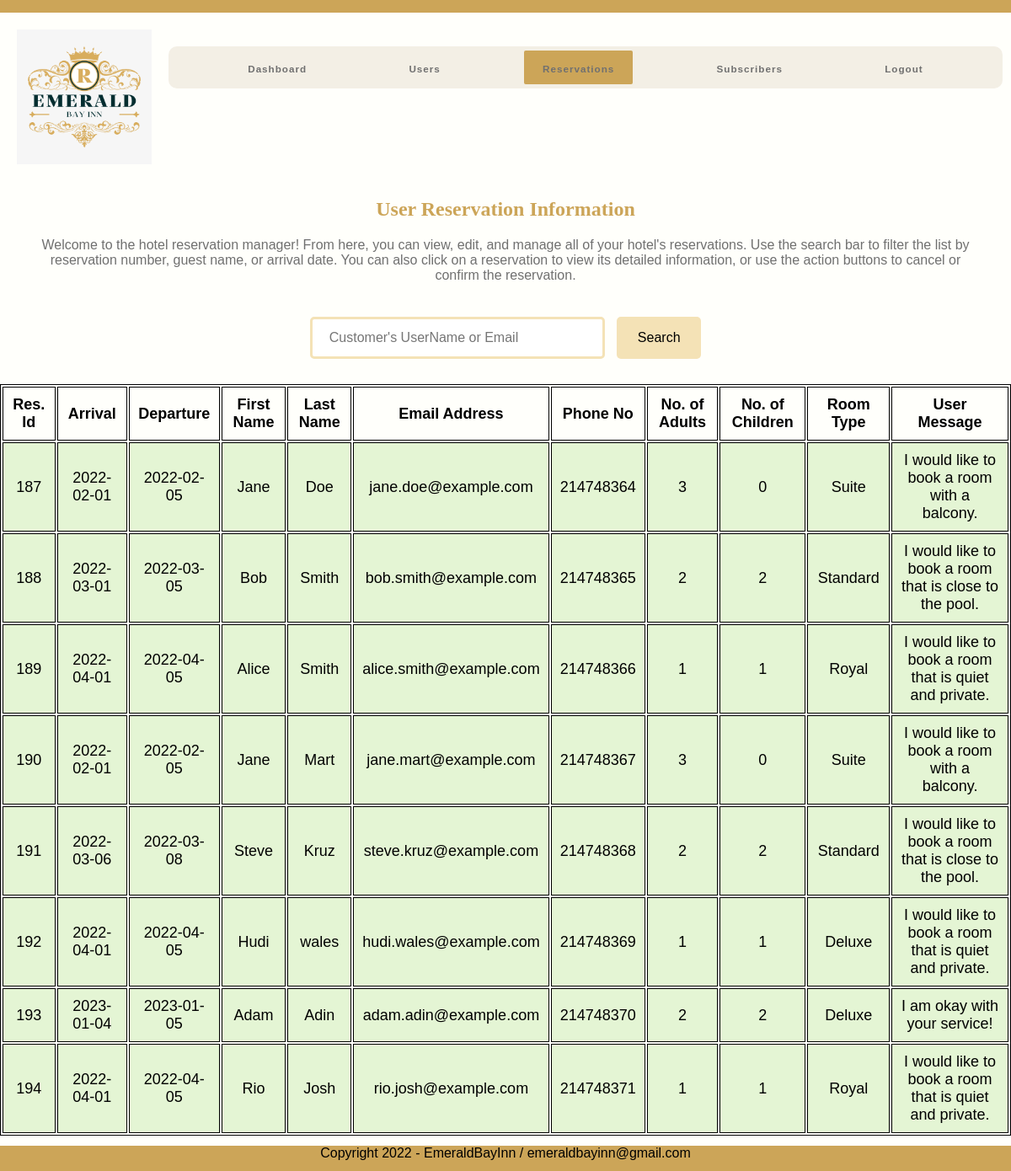
The page /php/admin/reservations.php on the database its author committed.
### tables this page shows
CREATE TABLE `reservation_table` (
  `reservation_id` int(10) NOT NULL,
  `arrival` date DEFAULT NULL,
  `departure` date DEFAULT NULL,
  `first_name` varchar(255) DEFAULT NULL,
  `last_name` varchar(255) DEFAULT NULL,
  `email` varchar(255) DEFAULT NULL,
  `phone` int(10) DEFAULT NULL,
  `adults` int(10) DEFAULT NULL,
  `children` int(10) DEFAULT NULL,
  `room_pref` varchar(255) DEFAULT NULL,
  `user_query` varchar(255) NOT NULL
);

### php/admin/server.php (called while the page is built, shortened)
<?php
$user = 'root';
$password = '';
$database = 'db_hotel_management';
$servername = 'localhost';
$mysqli = new mysqli($servername, $user, $password, $database);
$reservationsql = " SELECT * FROM reservation_table ORDER BY reservation_id ASC";
$result_two = $mysqli->query($reservationsql);
?>

### php/admin/reservations.php (the view, shortened to what this page needs)
<?php include('./server.php') ?>
<!DOCTYPE html>
<html lang="en">
<head>
    <link rel="stylesheet" href="./styles.css">
    <link rel="stylesheet" href="https://cdnjs.cloudflare.com/ajax/libs/font-awesome/4.7.0/css/font-awesome.min.css">
</head>
<body>
    <section class="main">
        <div class="nav-section">
            <a href="#" class="logo">
                <img src="images/Hotel_Indigo_logo.png" alt="logo">
            </a>
            <nav>
                <ul>
                    <li><a href="http://localhost/Hotel-Web-php-MySQL/php/admin/index.php">Dashboard</a>
                    </li>
                    <?php if (!isset($_SESSION['email'])) {
                        echo '<li><a href="http://localhost/Hotel-Web-php-MySQL/php/admin/users.php">Users</a></li>';
                    } ?>
                    <?php if (!isset($_SESSION['email'])) {
                        echo '<li><a class="active" href="http://localhost/Hotel-Web-php-MySQL/php/admin/reservations.php">Reservations</a></li>';
                    } ?>
                    <?php if (!isset($_SESSION['email'])) {
                        echo '<li><a href="http://localhost/Hotel-Web-php-MySQL/php/admin/subscribers.php">Subscribers</a></li>';
                    } ?>
                    <?php if (!isset($_SESSION['email'])) {
                        echo '<li><a href="http://localhost/Hotel-Web-php-MySQL/php/logout.php">Logout</a></li>';
                    } ?>
                </ul>
            </nav>
        </div>
        <div>
            <div class="top-topics">
                <h1>User Reservation Information</h1>
                <p>Welcome to the hotel reservation manager! From here, you can view, edit, and manage all of your
                    hotel's reservations. Use the search bar to filter the list by reservation number, guest name, or
                    arrival date. You can also click on a reservation to view its detailed information, or use the
                    action buttons to cancel or confirm the reservation.
                </p>
            </div>
        </div>
        <div class="search-section">
            <form name="form1" action="searchreservations.php" method="post">
                <input type="text" name="search" id="search" maxlength="40" placeholder="Customer's UserName or Email">
                <input type="submit" name="searchbtn" value="Search" id="searchbtn" />
            </form>
        </div>
        <section>
            <table>
                <tr>
                    <th>Res. Id</th>
                    <th>Arrival</th>
                    <th>Departure</th>
                    <th>First Name</th>
                    <th>Last Name</th>
                    <th>Email Address</th>
                    <th>Phone No</th>
                    <th>No. of Adults</th>
                    <th>No. of Children</th>
                    <th>Room Type</th>
                    <th>User Message</th>
                </tr>
                <?php
                while ($rows = $result_two->fetch_assoc()) {
                ?>
                <tr>
                    <td>
                        <?php echo $rows['reservation_id']; ?>
                    </td>
                    <td>
                        <?php echo $rows['arrival']; ?>
                    </td>
                    <td>
                        <?php echo $rows['departure']; ?>
                    </td>
                    <td>
                        <?php echo $rows['first_name']; ?>
                    </td>
                    <td>
                        <?php echo $rows['last_name']; ?>
                    </td>
                    <td>
                        <?php echo $rows['email']; ?>
                    </td>
                    <td>
                        <?php echo $rows['phone']; ?>
                    </td>
                    <td>
                        <?php echo $rows['adults']; ?>
                    </td>
                    <td>
                        <?php echo $rows['children']; ?>
                    </td>
                    <td>
                        <?php echo $rows['room_pref']; ?>
                    </td>
                    <td>
                        <?php echo $rows['user_query']; ?>
                    </td>
                </tr>
                <?php
                }
                ?>
            </table>
        </section>
        <br><br>
        <div class="footer-container">
            <div class="copyright">
                <p>Copyright 2022 - EmeraldBayInn / emeraldbayinn@gmail.com</p>
            </div>
        </div>

### php/admin/styles.css (style rules this page uses)
* { box-sizing: border-box; }
body { font-family: Verdana, sans-serif; }
img { vertical-align: middle; }
body { width: 100%; height: 100vh; margin: 0; padding: 0; box-sizing: border-box; background-color: rgb(255, 255, 251); font-family: "Open Sans", sans-serif; }
.nav-section { display: flex; border-top: 15px solid #cca558; }
nav { display: flex; justify-content: space-around; background-color: #f3efe5; border-radius: 10px; left: 0; top: 0; margin-top: 40px; margin-right: 10px; margin-bottom: -80px; width: 100%; height: 50px; z-index: 1; }
ul a { text-decoration: none; color: #707070; }
.nav-section a img { margin: 20px; margin-bottom: 0px; width: 10rem; height: 2; }
.nav-section nav ul { display: flex; justify-content: space-evenly; align-items: center; list-style: none; width: 100%; padding: 0; }
.nav-section nav ul li a { height: 40px; line-height: 43px; margin: 5px; padding: 0 22px; display: flex; font-size: 0.73rem; font-weight: 700; letter-spacing: 1px; border-radius: 2px; transition: 0.6s ease; color: #707070; }
.active, .dot:hover { background-color: #cca558; color: white; }
.top-topics h1 { text-align: center; font-size: 1.5rem; font-weight: 600; color: #cca558; margin-top: 0px; margin-bottom: 0px; padding-top: 40px; padding-bottom: 0px; }
.top-topics p { text-align: center; font-size: 1rem; font-weight: 400; color: #707070; margin-top: 20px; margin-bottom: 40px; margin-left: 40px; margin-right: 40px; padding-top: 0px; padding-bottom: 0px; }
h1 { font-size: 20px; }
.copyright { background: #cca558; height: 30px; margin-top: -40px; text-align: center; }
html, body, div, input, span, a, select, textarea, option, h1, h2, h3, h4, main, aside, article, section, header, p, footer, nav, pre { box-sizing: border-box; font-family: Tahoma, Geneva, sans-serif; }
input, textarea, select { outline: 0; }
table { margin: 0 auto; font-size: large; border: 1px solid black; }
h1 { text-align: center; color: rgb(49, 49, 93); font-size: xx-large; font-family: "Gill Sans", "Gill Sans MT", " Calibri", "Trebuchet MS", "sans-serif"; }
td { background-color: #e4f5d4; border: 1px solid black; }
th, td { font-weight: bold; border: 1px solid black; padding: 10px; text-align: center; }
td { font-weight: lighter; }
.search-section { margin-top: 30px; margin-bottom: 30px; position: relative; text-align: center; align-items: center; }
#search { width: 350px; height: 50px; border: 3px solid #f4e2b6; border-radius: 5px; padding: 20px; margin-right: 10px; font-size: 16px; outline: none; }
#searchbtn { width: 100px; height: 50px; border: none; background-color: #f4e2b6; color: #000; font-size: 16px; border-radius: 5px; cursor: pointer; }

### rows shown on the page
reservation_table: reservation_id "187", arrival "2022-02-01", departure "2022-02-05", first_name "Jane", last_name "Doe", email "jane.doe@example.com", phone "214748364", adults "3", children "0", room_pref "Suite", user_query "I would like to book a room with a balcony."
reservation_table: reservation_id "188", arrival "2022-03-01", departure "2022-03-05", first_name "Bob", last_name "Smith", email "bob.smith@example.com", phone "214748365", adults "2", children "2", room_pref "Standard", user_query "I would like to book a room that is close to the pool."
reservation_table: reservation_id "189", arrival "2022-04-01", departure "2022-04-05", first_name "Alice", last_name "Smith", email "alice.smith@example.com", phone "214748366", adults "1", children "1", room_pref "Royal", user_query "I would like to book a room that is quiet and private."
reservation_table: reservation_id "190", arrival "2022-02-01", departure "2022-02-05", first_name "Jane", last_name "Mart", email "jane.mart@example.com", phone "214748367", adults "3", children "0", room_pref "Suite", user_query "I would like to book a room with a balcony."
reservation_table: reservation_id "191", arrival "2022-03-06", departure "2022-03-08", first_name "Steve", last_name "Kruz", email "steve.kruz@example.com", phone "214748368", adults "2", children "2", room_pref "Standard", user_query "I would like to book a room that is close to the pool."
reservation_table: reservation_id "192", arrival "2022-04-01", departure "2022-04-05", first_name "Hudi", last_name "wales", email "hudi.wales@example.com", phone "214748369", adults "1", children "1", room_pref "Deluxe", user_query "I would like to book a room that is quiet and private."
reservation_table: reservation_id "193", arrival "2023-01-04", departure "2023-01-05", first_name "Adam", last_name "Adin", email "adam.adin@example.com", phone "214748370", adults "2", children "2", room_pref "Deluxe", user_query "I am okay with your service!"
reservation_table: reservation_id "194", arrival "2022-04-01", departure "2022-04-05", first_name "Rio", last_name "Josh", email "rio.josh@example.com", phone "214748371", adults "1", children "1", room_pref "Royal", user_query "I would like to book a room that is quiet and private."
